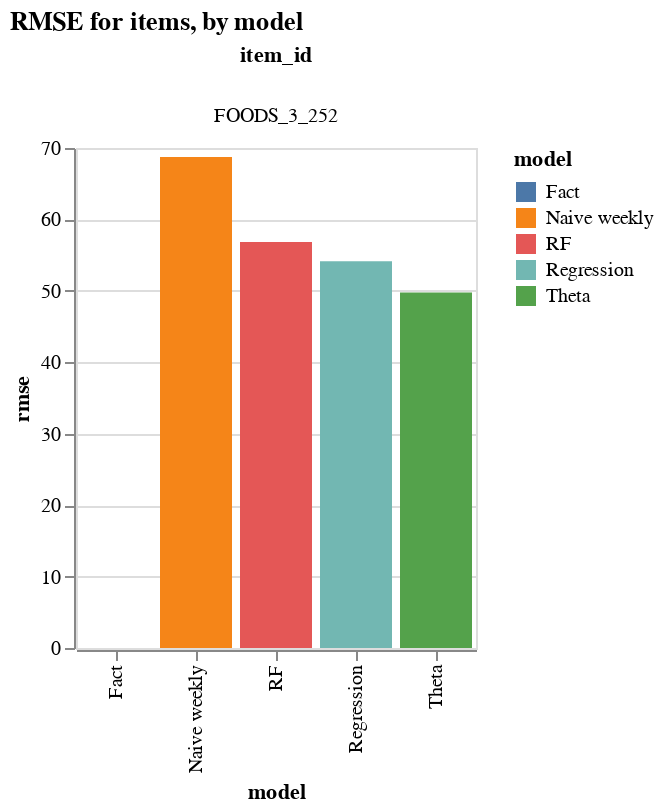

The code cell stored with this chart in its notebook:
### Code cell
alt.Chart(eval_df, title = 'RMSE for items, by model').mark_bar().encode(
    x=alt.X('model:N',scale=alt.Scale(zero=False)),
    y=alt.Y('rmse:Q',scale=alt.Scale(zero=False)),
    color=alt.Color('model:N'),
    column='item_id:N'
).properties(width=200, height=250)#.interactive()

### Figure 1 — Vega-Lite specification as saved in the notebook (floating-point values rounded to 4 significant figures)
{"config": {"view": {"continuousWidth": 400, "continuousHeight": 300}}, "data": {"name": "data-279a7f3587c78cfd2d9ebfb5d353946d"}, "mark": "bar", "encoding": {"color": {"type": "nominal", "field": "model"}, "column": {"type": "nominal", "field": "item_id"}, "x": {"type": "nominal", "field": "model", "scale": {"zero": false}}, "y": {"type": "quantitative", "field": "rmse", "scale": {"zero": false}}}, "height": 250, "title": "RMSE for items, by model", "width": 200, "$schema": "https://vega.github.io/schema/vega-lite/v4.8.1.json", "datasets": {"data-279a7f3587c78cfd2d9ebfb5d353946d": [{"model": "Naive weekly", "rmse": 68.74, "rmse_normalized": 1.0, "item_id": "FOODS_3_252"}, {"model": "Regression", "rmse": 54.16, "rmse_normalized": 0.7879, "item_id": "FOODS_3_252"}, {"model": "RF", "rmse": 56.83, "rmse_normalized": 0.8267, "item_id": "FOODS_3_252"}, {"model": "Theta", "rmse": 49.75, "rmse_normalized": 0.7238, "item_id": "FOODS_3_252"}, {"model": "Fact", "rmse": 0.0, "rmse_normalized": 0.0, "item_id": "FOODS_3_252"}]}}
